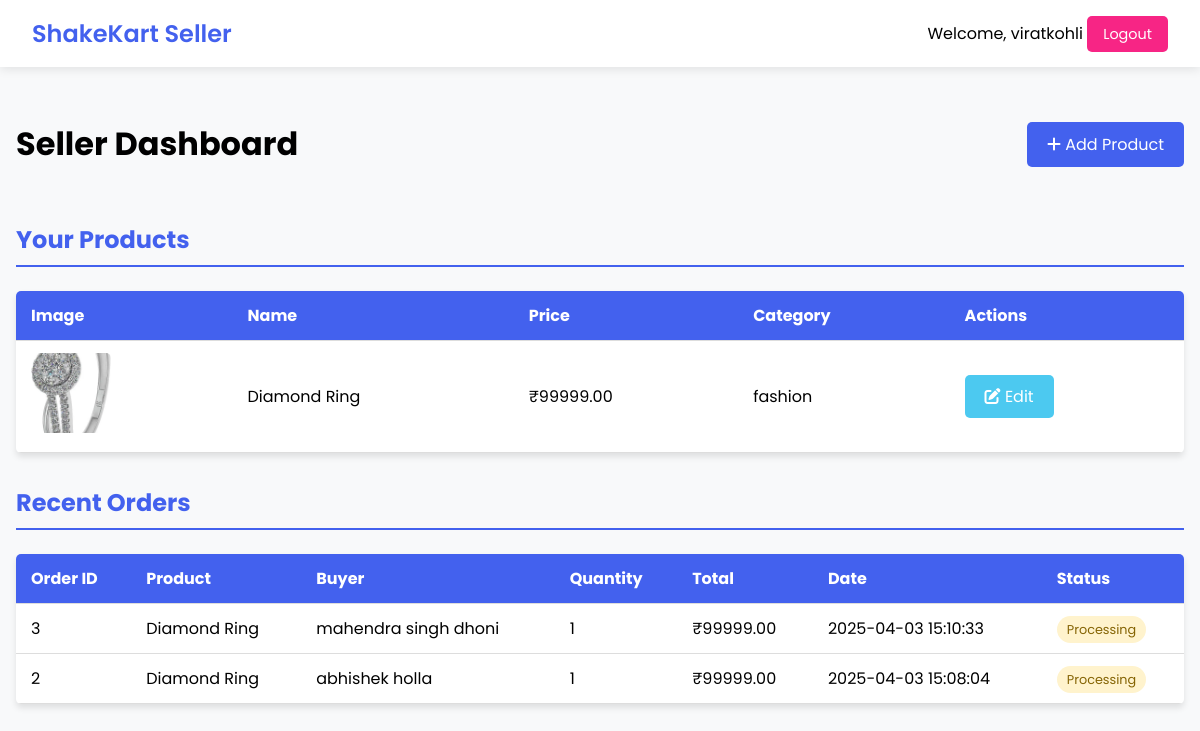
The app's page /seller/dashboard (signed in) with its own data.
### tables this page shows
CREATE TABLE products (
            product_id INTEGER PRIMARY KEY AUTOINCREMENT,
            name TEXT NOT NULL,
            price REAL NOT NULL,
            category TEXT NOT NULL,
            image TEXT NOT NULL,
            seller_id TEXT,
            CHECK (category IN ('electronics', 'fashion', 'furniture'))
        );

CREATE TABLE orders (
            order_id INTEGER PRIMARY KEY AUTOINCREMENT,
            user_id TEXT NOT NULL,
            product_id INTEGER NOT NULL,
            quantity INTEGER NOT NULL,
            total_price REAL NOT NULL,
            order_date TIMESTAMP DEFAULT CURRENT_TIMESTAMP,
            status TEXT DEFAULT 'Processing',
            seller_id TEXT,
            FOREIGN KEY (user_id) REFERENCES users(user_id),
            FOREIGN KEY (product_id) REFERENCES products(product_id)
        );

CREATE TABLE users (
            user_id TEXT PRIMARY KEY,
            name TEXT NOT NULL,
            password TEXT NOT NULL
        );

### app.py (the view)
@app.route('/seller/dashboard')
def seller_dashboard():
    if 'seller_id' not in session:
        return redirect(url_for('seller_login'))
    conn = sqlite3.connect('database.db')
    cursor = conn.cursor()
    cursor.execute('''
        SELECT * FROM products
        WHERE seller_id = ?
        ORDER BY product_id DESC
    ''', (session['seller_id'],))
    products = cursor.fetchall()
    cursor.execute('''
        SELECT o.order_id, p.name, p.price, o.quantity, o.total_price,
               u.name as buyer_name, o.order_date, o.status
        FROM orders o
        JOIN products p ON o.product_id = p.product_id
        JOIN users u ON o.user_id = u.user_id
        WHERE p.seller_id = ?
        ORDER BY o.order_date DESC
    ''', (session['seller_id'],))
    orders = cursor.fetchall()
    conn.close()
    return render_template('seller_dashboard.html', products=products, orders=orders)

### app.py (called while the page is built)
@app.context_processor
def utility_processor():
    def get_image_url(image_name, category):
        """Returns correct image URL whether local or placeholder"""
        static_path = os.path.join(app.static_folder, 'images', image_name)
        if os.path.exists(static_path):
            return url_for('static', filename=f'images/{image_name}')
        return f'https://source.unsplash.com/400x300/?{category}'
    return dict(get_image_url=get_image_url)

### templates/seller_dashboard.html (shortened to what this page needs)
<!DOCTYPE html>
<html lang="en">
<head>
    <link rel="stylesheet" href="https://cdnjs.cloudflare.com/ajax/libs/font-awesome/6.0.0-beta3/css/all.min.css">
</head>
<body>
    <header class="header">
        <a href="{{ url_for('seller_dashboard') }}" class="logo">ShakeKart Seller</a>
        <div class="user-info">
            <span>Welcome, {{ session['seller_id'] }}</span>
            <a href="{{ url_for('seller_logout') }}" class="logout-btn">Logout</a>
        </div>
    </header>
    <main class="container">
        <div class="dashboard-header">
            <h1>Seller Dashboard</h1>
            <a href="{{ url_for('add_product') }}" class="btn">
                <i class="fas fa-plus"></i> Add Product
            </a>
        </div>
        <h2 class="section-title">Your Products</h2>
        <table>
            <thead>
                <tr>
                    <th>Image</th>
                    <th>Name</th>
                    <th>Price</th>
                    <th>Category</th>
                    <th>Actions</th>
                </tr>
            </thead>
            <tbody>
                {% for product in products %}
                <tr>
                    <td>
                        <img src="{{ url_for('static', filename='images/' + product[4]) }}"
                             alt="{{ product[1] }}"
                             class="product-image">
                    </td>
                    <td>{{ product[1] }}</td>
                    <td>₹{{ "%.2f"|format(product[2]) }}</td>
                    <td>{{ product[3] }}</td>
                    <td>
                        <a href="#" class="btn" style="background-color: var(--success-color);">
                            <i class="fas fa-edit"></i> Edit
                        </a>
                    </td>
                </tr>
                {% endfor %}
            </tbody>
        </table>
        <h2 class="section-title">Recent Orders</h2>
        <table>
            <thead>
                <tr>
                    <th>Order ID</th>
                    <th>Product</th>
                    <th>Buyer</th>
                    <th>Quantity</th>
                    <th>Total</th>
                    <th>Date</th>
                    <th>Status</th>
                </tr>
            </thead>
            <tbody>
                {% for order in orders %}
                <tr>
                    <td>{{ order[0] }}</td>
                    <td>{{ order[1] }}</td>
                    <td>{{ order[5] }}</td>
                    <td>{{ order[3] }}</td>
                    <td>₹{{ "%.2f"|format(order[4]) }}</td>
                    <td>{{ order[6] }}</td>
                    <td>
                        <span class="status-{{ order[7].lower() }}">{{ order[7] }}</span>
                    </td>
                </tr>
                {% endfor %}
            </tbody>
        </table>
    </main>
</body>
</html>

### templates/seller_dashboard.html (style rules this page uses)
:root { --primary-color: #4361ee; --primary-dark: #3a56d4; --secondary-color: #f72585; --light-color: #f8f9fa; --dark-color: #212529; --success-color: #4cc9f0; }
body { font-family: 'Poppins', sans-serif; margin: 0; padding: 0; background-color: var(--light-color); }
.header { background-color: white; box-shadow: 0 2px 10px rgba(0, 0, 0, 0.1); padding: 1rem 2rem; display: flex; justify-content: space-between; align-items: center; }
.logo { font-size: 1.5rem; font-weight: 600; color: var(--primary-color); text-decoration: none; }
.logout-btn { padding: 8px 16px; background-color: var(--secondary-color); color: white; border: none; border-radius: 5px; cursor: pointer; text-decoration: none; font-size: 0.9rem; }
.container { max-width: 1200px; margin: 2rem auto; padding: 0 1rem; }
.dashboard-header { display: flex; justify-content: space-between; align-items: center; margin-bottom: 2rem; }
.btn { padding: 10px 20px; background-color: var(--primary-color); color: white; border: none; border-radius: 5px; cursor: pointer; text-decoration: none; font-size: 1rem; transition: background-color 0.3s; }
.section-title { font-size: 1.5rem; color: var(--primary-color); margin-bottom: 1.5rem; padding-bottom: 0.5rem; border-bottom: 2px solid var(--primary-color); }
table { width: 100%; border-collapse: collapse; margin-bottom: 2rem; background: white; box-shadow: 0 4px 6px rgba(0, 0, 0, 0.1); border-radius: 5px; overflow: hidden; }
th, td { padding: 12px 15px; text-align: left; border-bottom: 1px solid #ddd; }
th { background-color: var(--primary-color); color: white; }
.product-image { width: 80px; height: 80px; object-fit: cover; border-radius: 5px; }
.status-processing { color: #856404; background-color: #fff3cd; padding: 5px 10px; border-radius: 20px; font-size: 0.8rem; }

### records on screen
products: image (picture), name "Diamond Ring", price "99999.00", category "fashion"
orders: order_id "3", name "Diamond Ring", name "mahendra singh dhoni", quantity "1", total_price "99999.00", order_date "2025-04-03 15:10:33", status "Processing"
orders: order_id "2", name "Diamond Ring", name "abhishek holla", quantity "1", total_price "99999.00", order_date "2025-04-03 15:08:04", status "Processing"

### other values on screen
{{ session['seller_id'] }} "viratkohli"
